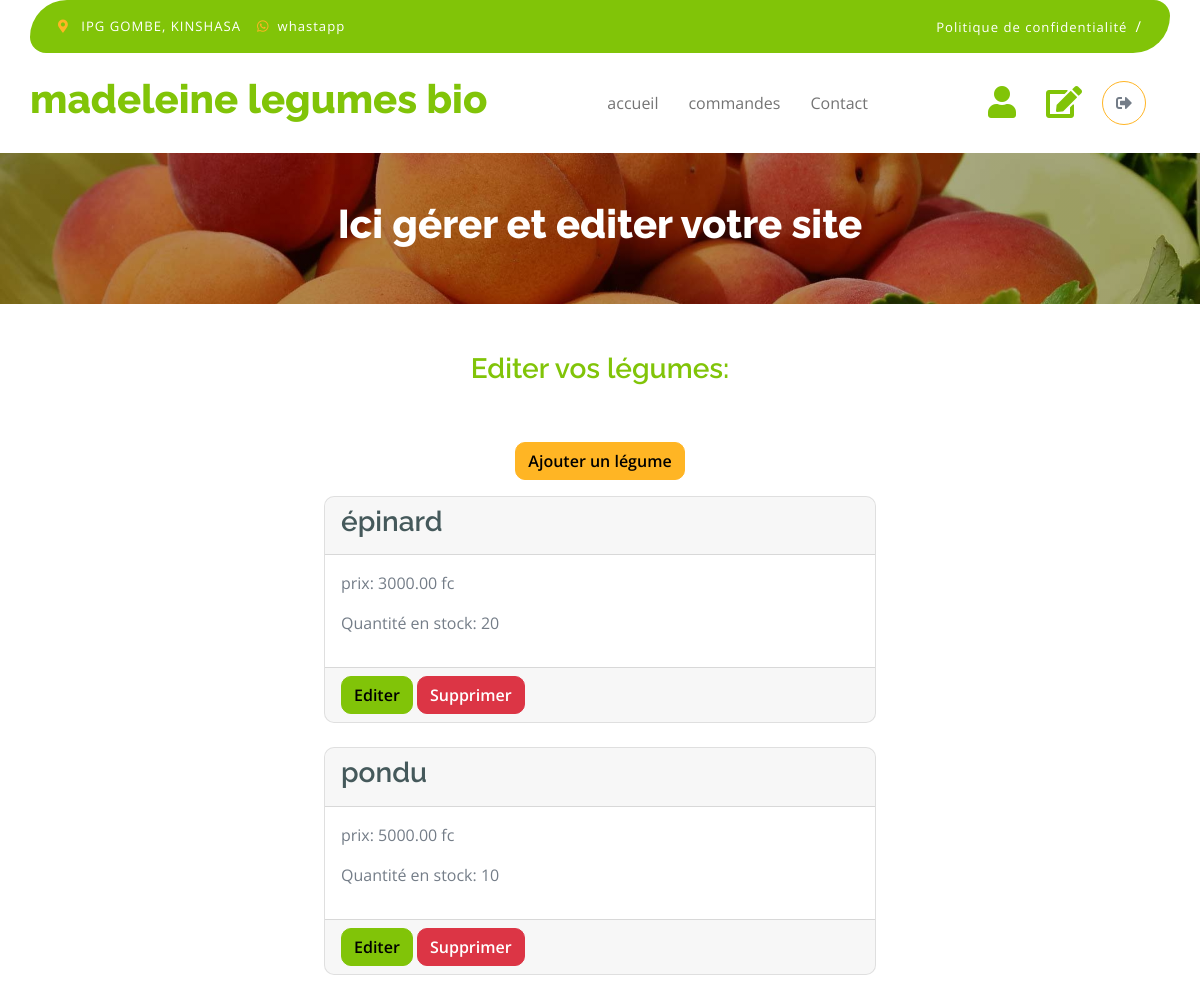
Page /accounts/editsite/ (signed in, upper part) on the earlier database version.
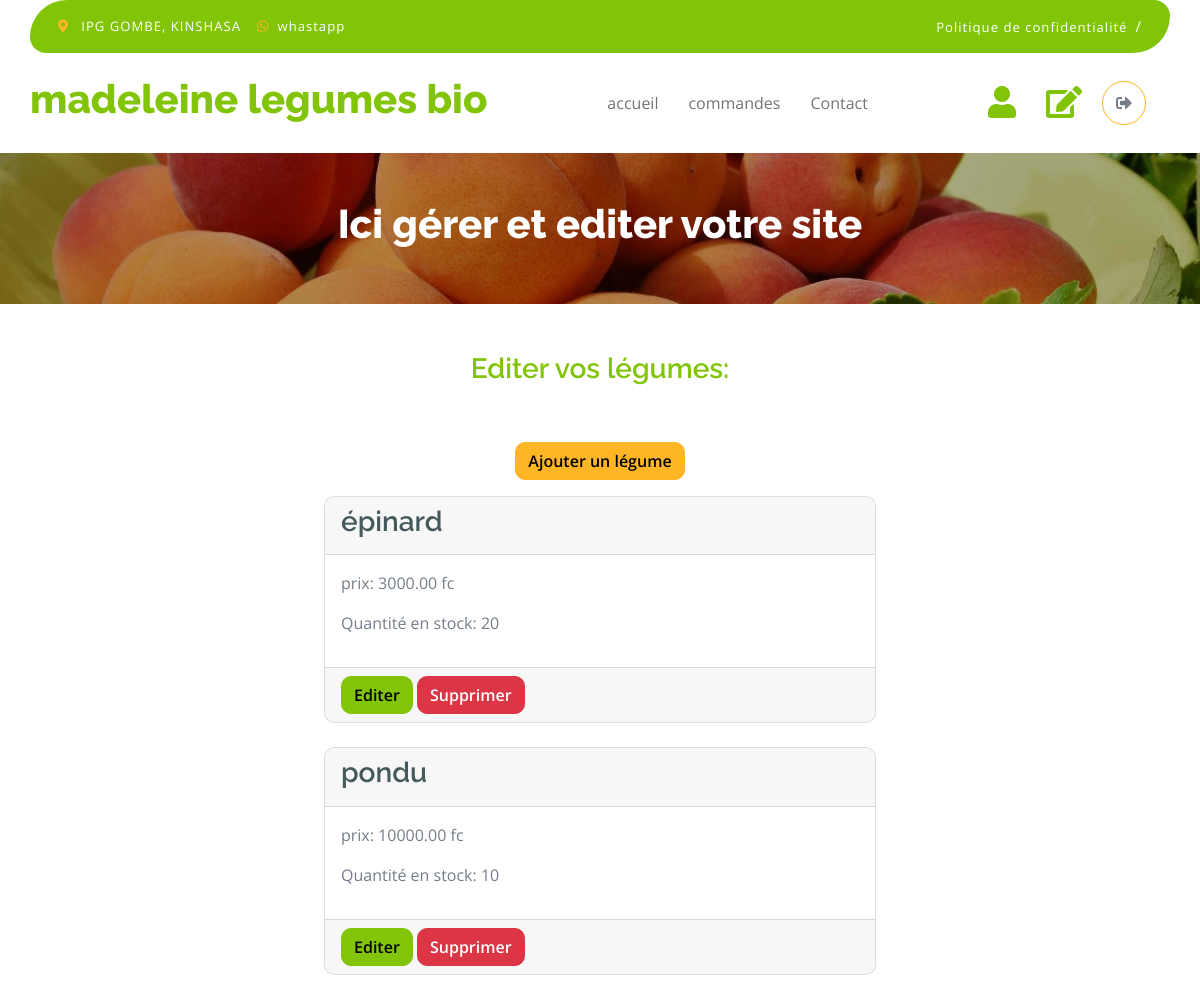
Same page on the later database version.
### vegetable_shop/models.py (models this page shows, shortened)
class Vegetable(models.Model):
       name = models.CharField(max_length=100)
       description = models.TextField()
       picture = models.ImageField(upload_to='pictures', blank=True)
       price = models.DecimalField(max_digits=10, decimal_places=2)
       stock = models.IntegerField()
       date_add = models.DateTimeField(auto_now_add=True)

### accounts/views.py (the view)
# urls.py: path('editsite/', views.edit_site, name='editsite'),
@permission_required('vegetable_shop.view_vegetable')
def edit_site(request):
    vegetables = Vegetable.objects.all()
    return render(request, 'accounts/edit_site.html', {'vegetables': vegetables})

### accounts/templates/accounts/edit_site.html (shortened to what the changed rows need)
{% load static %}
<!DOCTYPE html>
<html lang="en">
    <head>
        <link rel="stylesheet" href="https://use.fontawesome.com/releases/v5.15.4/css/all.css"/>
        <link href="https://cdn.jsdelivr.net/npm/bootstrap-icons@1.4.1/font/bootstrap-icons.css" rel="stylesheet">
        <link href="{% static 'lib/lightbox/css/lightbox.min.css' %}" rel="stylesheet">
        <link href="{% static 'lib/owlcarousel/assets/owl.carousel.min.css' %}" rel="stylesheet">
        <link href="{% static 'css/bootstrap.min.css' %}" rel="stylesheet">
        <link href="{% static 'css/style.css' %}" rel="stylesheet">
    </head>
    <body>
        <div class="container-fluid fixed-top">
            <div class="container px-0">
                <nav class="navbar navbar-light bg-white navbar-expand-xl">
                    <a href="index.html" class="navbar-brand"><h1 class="text-primary display-6">madeleine legumes bio</h1></a>
                </nav>
            </div>
        </div>
                <div class="container-fluid page-header py-5">
                    <h1 class="text-center text-white display-6">Ici gérer et editer votre site</h1>
                </div>
                <div class="container-fluid py-5" id="form-commands">
                    <div class="container py-5">
                        {% for vegetable in vegetables %}
                             <div class="card mb-4">
                                <div class="card-header">
                                    <h3 class="card-title">{{ vegetable.name }}</h3>
                                </div>
                                <div class="card-body">
                                    <p class="card-text">prix: {{ vegetable.price }} fc</p>
                                    <p>Quantité en stock: {{ vegetable.stock }}</p>
                                </div>
                                <div class="card-footer">
                                    <a href="{% url 'accounts:edit_vegetable' vegetable.id %}" class="btn btn-primary">Editer</a>
                                    <a href="{% url 'accounts:delete_vegetable' vegetable.id %}" class="btn btn-danger justify-content-center">Supprimer</a>
                                </div>
                             </div>
                        {% endfor %}
                    </div>
                </div>
</body>
</html>

Differences in the rows shown:
changed Vegetable "pondu": price "5000.00" → "10000.00"
